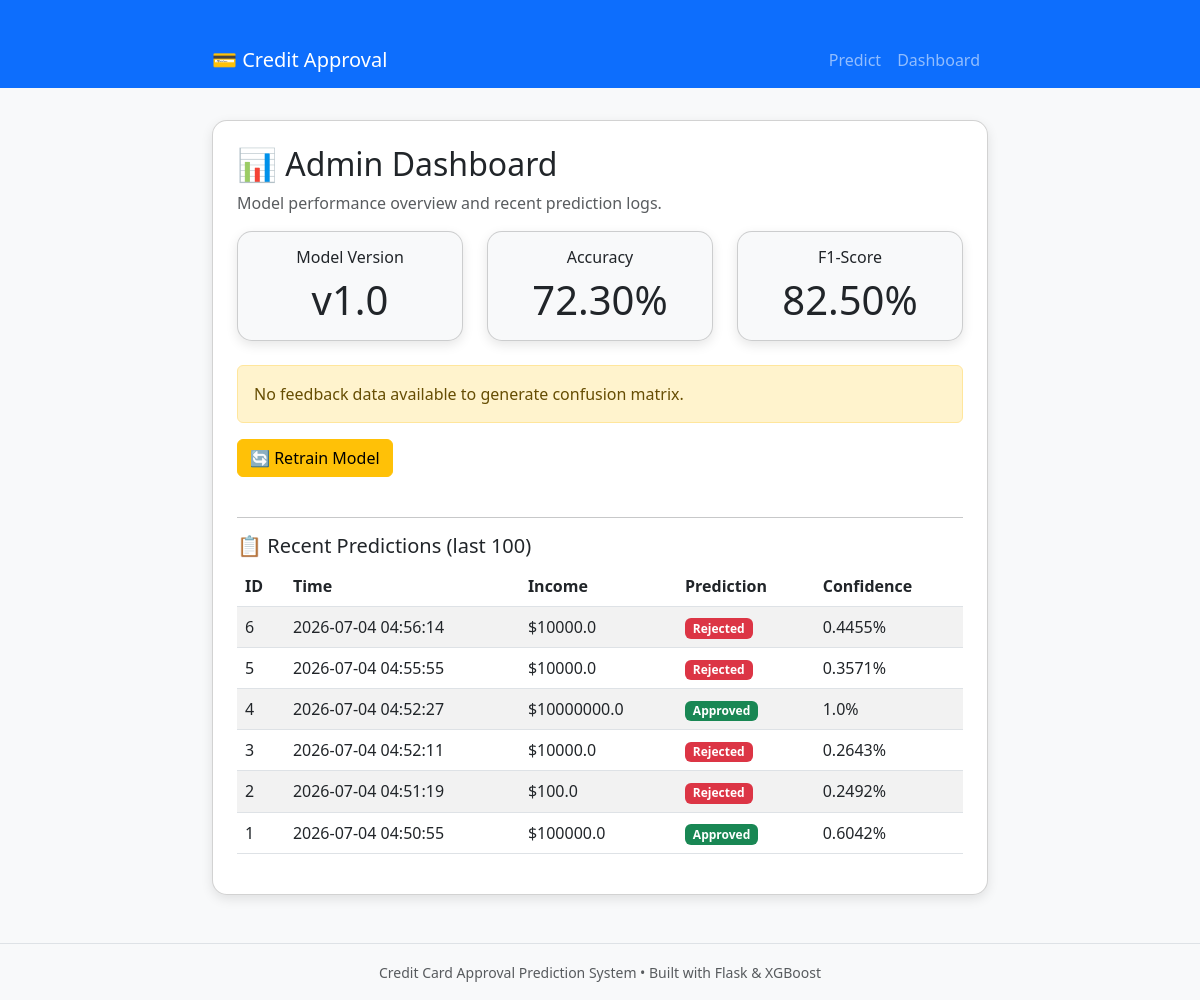
/dashboard, run on the app's committed database.
### app/models.py (models this page shows)
class ModelMetadata(db.Model):
    __tablename__ = 'model_metadata'
    id = db.Column(db.Integer, primary_key=True)
    version = db.Column(db.String(20), nullable=False)
    accuracy = db.Column(db.Float)
    f1_score = db.Column(db.Float)
    trained_date = db.Column(db.DateTime, default=datetime.utcnow)
    file_path = db.Column(db.String(200))

class PredictionLog(db.Model):
    __tablename__ = 'predictions'
    id = db.Column(db.Integer, primary_key=True)
    session_id = db.Column(db.String(50), nullable=False)
    input_features = db.Column(db.Text, nullable=False)  # JSON string
    prediction = db.Column(db.Integer, nullable=False)   # 1 = Approved, 0 = Rejected
    probability = db.Column(db.Float, nullable=False)
    actual_feedback = db.Column(db.Integer, nullable=True)  # For future retraining
    timestamp = db.Column(db.DateTime, default=datetime.utcnow)
    def to_dict(self):
        return {
            'id': self.id,
            'session_id': self.session_id,
            'input_features': json.loads(self.input_features),
            'prediction': 'Approved' if self.prediction == 1 else 'Rejected',
            'probability': round(self.probability, 4),
            'timestamp': self.timestamp.strftime('%Y-%m-%d %H:%M:%S')
        }

### app/routes.py (the view)
@app.route('/dashboard')
def dashboard():
    logs = PredictionLog.query.order_by(PredictionLog.timestamp.desc()).limit(100).all()
    log_data = [log.to_dict() for log in logs]
    feedback_logs = PredictionLog.query.filter(PredictionLog.actual_feedback.isnot(None)).all()
    cm_img = None
    if feedback_logs:
        y_true = [log.actual_feedback for log in feedback_logs]
        y_pred = [log.prediction for log in feedback_logs]
        cm_img = plot_confusion_matrix(y_true, y_pred)
    from app.models import ModelMetadata
    meta = ModelMetadata.query.order_by(ModelMetadata.trained_date.desc()).first()
    return render_template('dashboard.html',
                           logs=log_data,
                           cm_img=cm_img,
                           meta=meta)

### app/templates/dashboard.html (shortened to what this page needs)
{% extends "base.html" %}
{% block content %}
<div class="card p-4">
    <h2>📊 Admin Dashboard</h2>
    <p class="text-muted">Model performance overview and recent prediction logs.</p>
    {% if meta %}
    <div class="row mb-4">
        <div class="col-md-4">
            <div class="card text-center bg-light">
                <div class="card-body">
                    <h6 class="card-title">Model Version</h6>
                    <p class="card-text display-6">{{ meta.version }}</p>
                </div>
            </div>
        </div>
        <div class="col-md-4">
            <div class="card text-center bg-light">
                <div class="card-body">
                    <h6 class="card-title">Accuracy</h6>
                    <p class="card-text display-6">{{ "%.2f"|format(meta.accuracy * 100) }}%</p>
                </div>
            </div>
        </div>
        <div class="col-md-4">
            <div class="card text-center bg-light">
                <div class="card-body">
                    <h6 class="card-title">F1-Score</h6>
                    <p class="card-text display-6">{{ "%.2f"|format(meta.f1_score * 100) }}%</p>
                </div>
            </div>
        </div>
    </div>
    {% else %}
    <div class="alert alert-info">No model metadata available. Train the model first.</div>
    {% endif %}
    {% if cm_img %}
    <div class="mb-4">
        <h5>Confusion Matrix (from feedback data)</h5>
        <img class="img-fluid" alt="Confusion Matrix">
    </div>
    {% else %}
    <div class="alert alert-warning">No feedback data available to generate confusion matrix.</div>
    {% endif %}
    <form action="/retrain" method="POST" class="mb-4">
        <button type="submit" class="btn btn-warning" onclick="return confirm('Retrain the model with current data?')">
            🔄 Retrain Model
        </button>
    </form>
    <hr>
    <h5>📋 Recent Predictions (last 100)</h5>
    <div class="table-responsive">
        <table class="table table-striped table-hover">
            <thead>
                <tr>
                    <th>ID</th>
                    <th>Time</th>
                    <th>Income</th>
                    <th>Prediction</th>
                    <th>Confidence</th>
                </tr>
            </thead>
            <tbody>
                {% for log in logs %}
                <tr>
                    <td>{{ log.id }}</td>
                    <td>{{ log.timestamp }}</td>
                    <td>${{ log.input_features.annual_income }}</td>
                    <td><span class="badge {% if log.prediction == 'Approved' %}bg-success{% else %}bg-danger{% endif %}">{{ log.prediction }}</span></td>
                    <td>{{ log.probability }}%</td>
                </tr>
                {% else %}
                <tr><td colspan="5" class="text-center">No predictions logged yet.</td></tr>
                {% endfor %}
            </tbody>
        </table>
    </div>
</div>
{% endblock %}

### app/templates/base.html (shortened to what this page needs)
<!DOCTYPE html>
<html lang="en">
<head>
    <link href="https://cdn.jsdelivr.net/npm/bootstrap@5.3.0/dist/css/bootstrap.min.css" rel="stylesheet">
</head>
<body>
    <nav class="navbar navbar-expand-lg navbar-dark bg-primary">
        <div class="container">
            <a class="navbar-brand" href="/">💳 Credit Approval</a>
            <div class="navbar-nav ms-auto">
                <a class="nav-link" href="/">Predict</a>
                <a class="nav-link" href="/dashboard">Dashboard</a>
            </div>
        </div>
    </nav>
    <div class="container">
        {% block content %}{% endblock %}
    </div>
    <footer class="text-center text-muted mt-5 py-3 border-top">
        <small>Credit Card Approval Prediction System &bull; Built with Flask &amp; XGBoost</small>
    </footer>
</body>
</html>

### app/templates/base.html (style rules this page uses)
body { background-color: #f8f9fa; }
.container { max-width: 800px; margin-top: 2rem; }
.card { border-radius: 15px; box-shadow: 0 4px 12px rgba(0,0,0,0.1); }
.nav-link { font-weight: 500; }

### data on the page
ModelMetadata: version "v1.0", meta.accuracy*100 "72.30", meta.f1_score*100 "82.50"
PredictionLog: id "6", timestamp "2026-07-04 04:56:14", input_features.annual_income "10000.0", prediction "Rejected", probability "0.4455"
PredictionLog: id "5", timestamp "2026-07-04 04:55:55", input_features.annual_income "10000.0", prediction "Rejected", probability "0.3571"
PredictionLog: id "4", timestamp "2026-07-04 04:52:27", input_features.annual_income "10000000.0", prediction "Approved", probability "1.0"
PredictionLog: id "3", timestamp "2026-07-04 04:52:11", input_features.annual_income "10000.0", prediction "Rejected", probability "0.2643"
PredictionLog: id "2", timestamp "2026-07-04 04:51:19", input_features.annual_income "100.0", prediction "Rejected", probability "0.2492"
PredictionLog: id "1", timestamp "2026-07-04 04:50:55", input_features.annual_income "100000.0", prediction "Approved", probability "0.6042"
